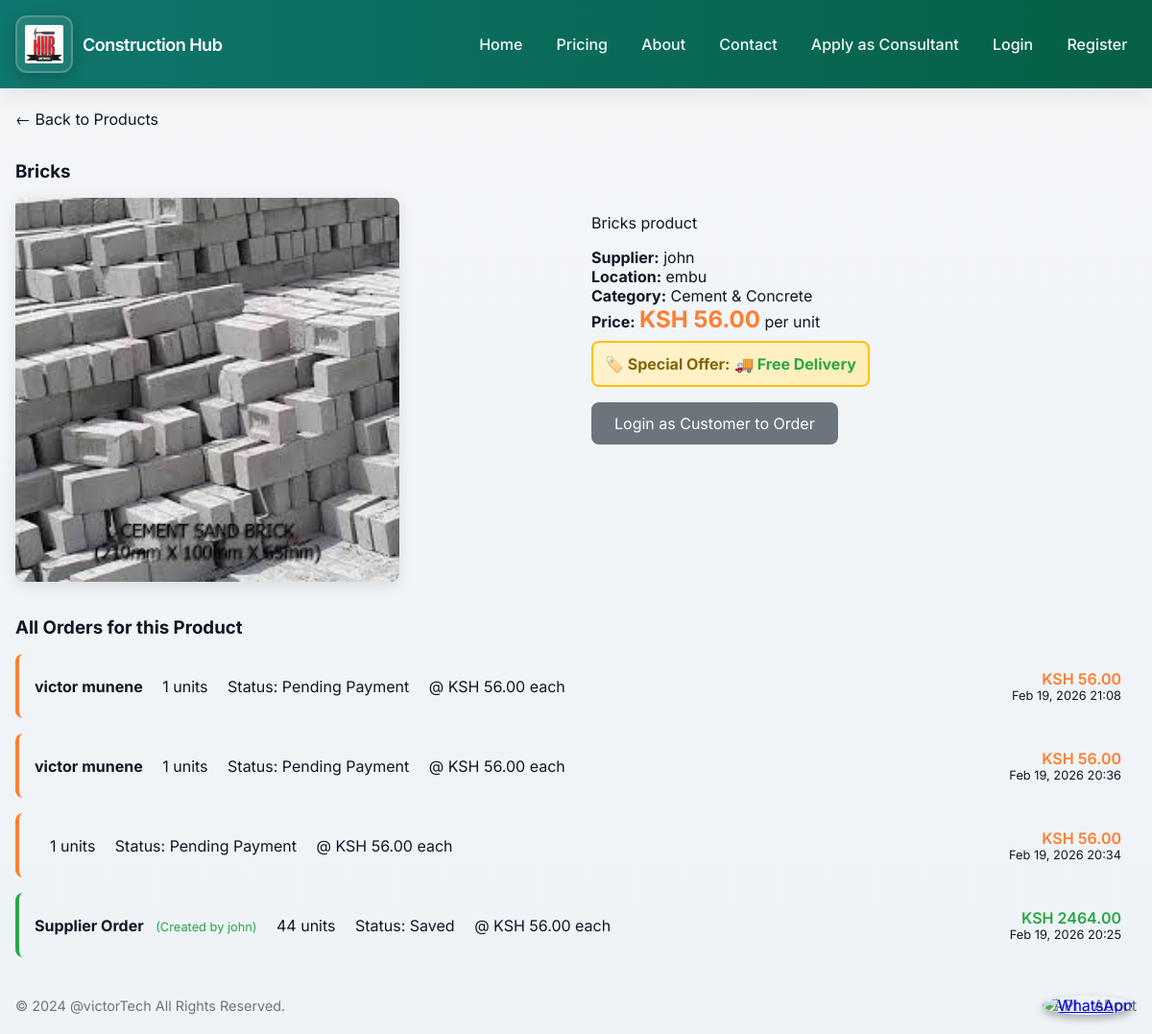
The page /products/1/ on the database as committed earlier.
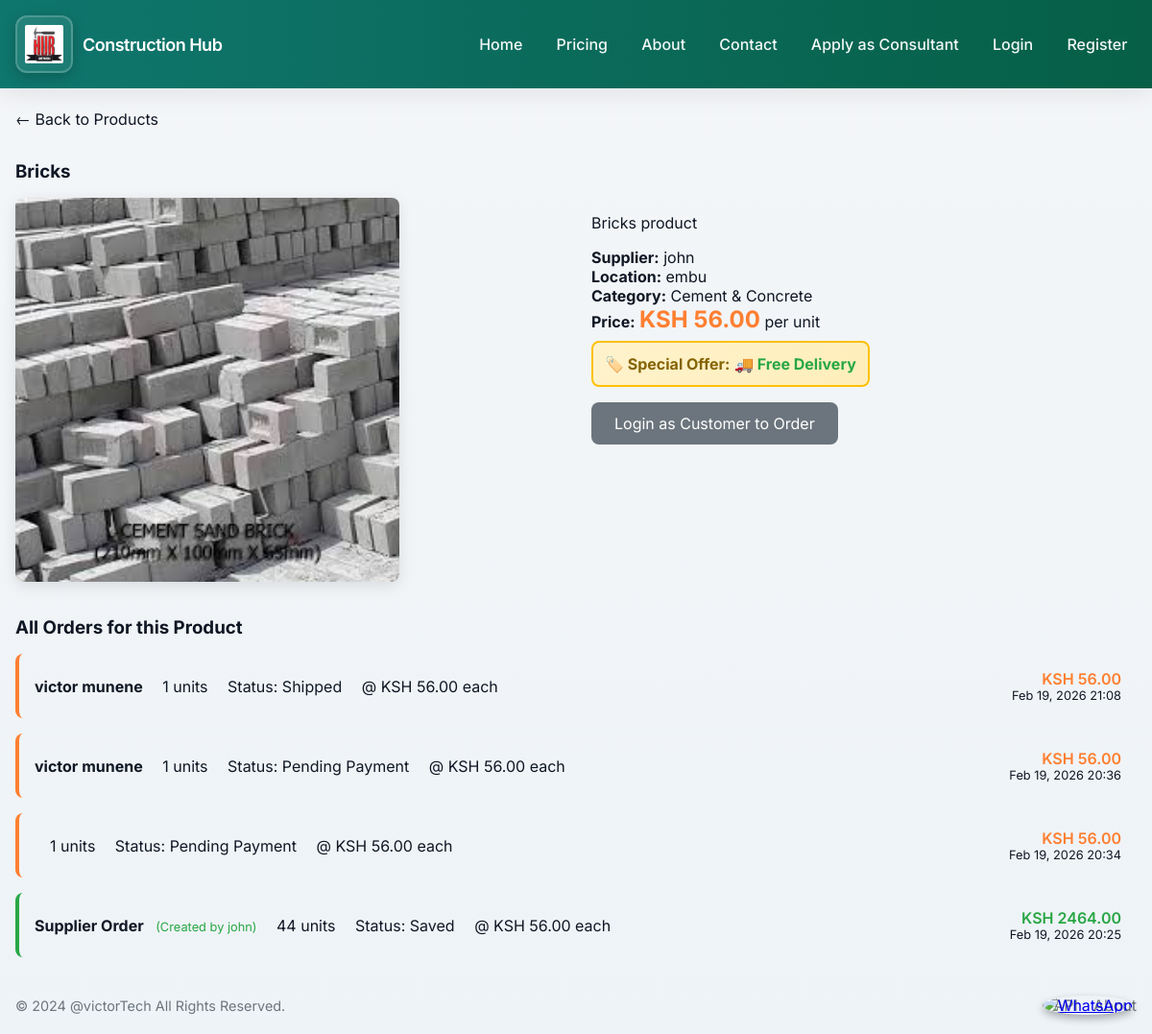
The same page on the database as committed later.
### apps/orders/models.py (models this page shows, shortened)
class Order(models.Model):
    customer = models.ForeignKey(settings.AUTH_USER_MODEL, on_delete=models.CASCADE, related_name='orders', null=True, blank=True)
    ordering_supplier = models.ForeignKey(settings.AUTH_USER_MODEL, on_delete=models.SET_NULL, related_name='supplier_orders', null=True, blank=True, help_text="Supplier who created this order")
    product = models.ForeignKey(Product, on_delete=models.CASCADE, related_name='orders', null=True, blank=True)
    quantity = models.PositiveIntegerField(default=1)
    price = models.DecimalField(max_digits=10, decimal_places=2, null=True, blank=True, help_text="Price per unit in KSH at time of order")
    order_number = models.CharField(max_length=50, unique=True, blank=True, null=True)
    customer_name = models.CharField(max_length=255, blank=True)
    customer_number = models.CharField(max_length=15, blank=True)
    customer_location = models.CharField(max_length=255, blank=True)
    created_at = models.DateTimeField(auto_now_add=True)
    updated_at = models.DateTimeField(auto_now=True)
    status = models.CharField(max_length=30, choices=[
        ('saved', 'Saved'),
        ('pending_payment', 'Pending Payment'),
        ('paid', 'Paid'),
        ('shipped', 'Shipped'),
        ('complete_waiting_transport', 'Complete Waiting for Transport'),
        ('completed', 'Completed'),
        ('canceled', 'Canceled'),
    ], default='saved')
    order_image = models.ImageField(upload_to='order_images/', blank=True, null=True, help_text="Image uploaded by supplier when creating order")
    plan_type = models.CharField(max_length=50, blank=True, null=True, help_text="Type of architectural plan purchased (2_bedroom, 3_bedroom)")
    mpesa_phone_number = models.CharField(max_length=15, blank=True, null=True, help_text="Customer's M-Pesa phone number")
    mpesa_transaction_id = models.CharField(max_length=50, blank=True, null=True, help_text="M-Pesa transaction ID")
    mpesa_checkout_request_id = models.CharField(max_length=50, blank=True, null=True, help_text="M-Pesa checkout request ID")
    payment_status = models.CharField(max_length=20, choices=[
        ('pending', 'Pending'),
        ('completed', 'Completed'),
        ('failed', 'Failed'),
        ('cancelled', 'Cancelled'),
    ], default='pending', help_text="M-Pesa payment status")
    payment_initiated_at = models.DateTimeField(blank=True, null=True, help_text="When payment was initiated")
    payment_completed_at = models.DateTimeField(blank=True, null=True, help_text="When payment was completed")
    offer = models.CharField(max_length=50, blank=True, null=True, choices=[
        ('', 'No Offer'),
        ('free_delivery', 'Free Delivery'),
        ('10_percent_discount', '10% Discount'),
    ], help_text="Special offer applied to this order")
    @property
    def total_cost(self):
        unit_price = self.price if self.price else (self.product.cost if self.product else 0)
        total = unit_price * self.quantity
        if self.offer and '10_percent' in str(self.offer):
            discount_amount = total * Decimal('0.10')
            total = total - discount_amount
        return total

### apps/products/views.py (the view, shortened to what this page needs)
# urls.py: path('<int:product_id>/', views.product_detail, name='product_detail'),
def product_detail(request, product_id):
    product = get_object_or_404(Product, id=product_id)
    orders = Order.objects.filter(product=product).order_by('-created_at')
    return render(request, 'products/product_detail.html', {'product': product, 'orders': orders})

### templates/products/product_detail.html (shortened to what the changed rows need)
{% extends "base.html" %}
{% load static %}
{% block content %}
<div class="container">
  <div class="dashboard-section">
    <div class="dashboard-card">
      {% if orders %}
        <div style="display: grid; gap: 1rem;">
          {% for order in orders %}
            <div style="padding: 1rem; background: var(--background-light); border-radius: 8px; border-left: 4px solid {% if order.ordering_supplier %}#28a745{% else %}#ff7f31{% endif %};">
              <div style="display: flex; justify-content: space-between; align-items: center;">
                <div>
                  {% if order.ordering_supplier %}
                    <strong style="color: var(--text);">Supplier Order</strong>
                    <span style="color: #28a745; font-size: 0.8rem; margin-left: 0.5rem;">(Created by {{ order.ordering_supplier.username }})</span>
                  {% else %}
                    <strong style="color: var(--text);">{{ order.customer_name }}</strong>
                  {% endif %}
                  <span style="color: var(--text-light); margin-left: 1rem;">{{ order.quantity }} units</span>
                  <span style="color: var(--text-light); margin-left: 1rem;">Status: {{ order.get_status_display }}</span>
                  {% if order.price %}
                    <span style="color: var(--text-light); margin-left: 1rem;">@ KSH {{ order.price }} each</span>
                  {% endif %}
                </div>
                <div style="text-align: right;">
                  <div style="color: {% if order.ordering_supplier %}#28a745{% else %}#ff7f31{% endif %}; font-weight: 600;">KSH {{ order.total_cost }}</div>
                  <div style="color: var(--text-light); font-size: 0.8rem;">{{ order.created_at|date:'M d, Y H:i' }}</div>
                </div>
              </div>
            </div>
          {% endfor %}
        </div>
      {% else %}
        <p style="color: var(--text-light); margin: 0;">No orders yet for this product.</p>
      {% endif %}
    </div>
  </div>
</div>
{% endblock %}

Rows that differ between the two databases and show on the page:
changed Order: status "Pending Payment" → "Shipped"
